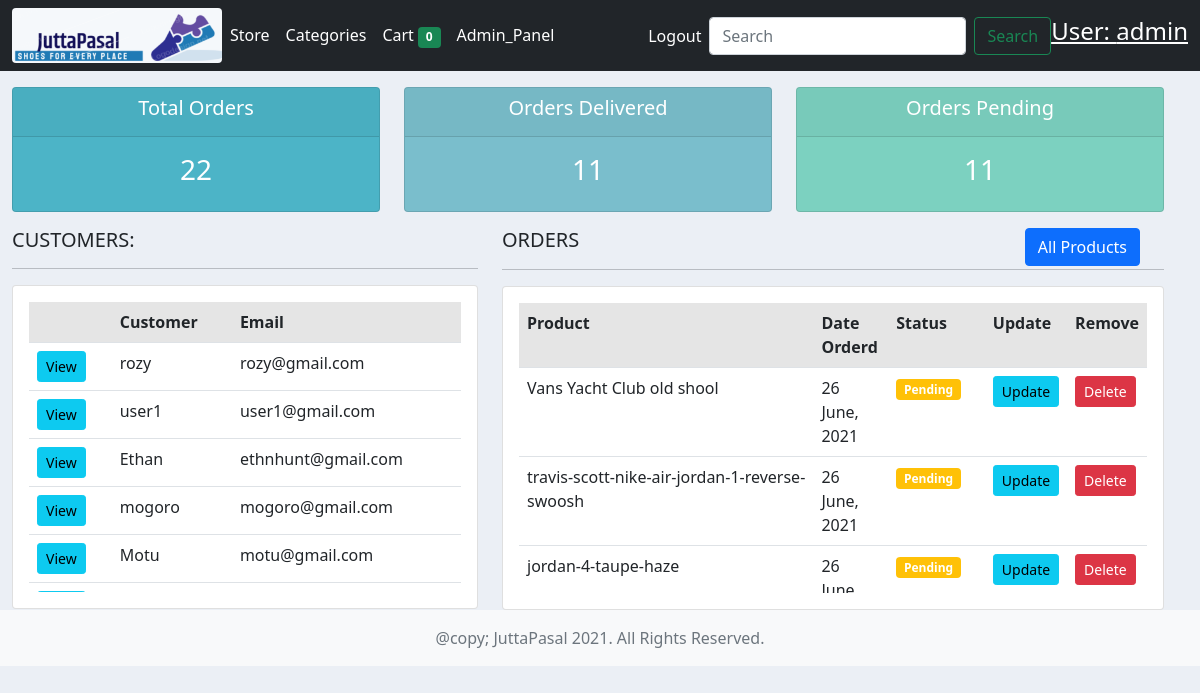
Page /admin-panel/ (signed in) on the committed database.
### store/models.py (models this page shows, shortened)
class Customer(models.Model):
    user = models.OneToOneField(User, on_delete=models.CASCADE)
    first_name = models.CharField(max_length=50)
    last_name = models.CharField(max_length=50)
    address = models.CharField(max_length=50, null=True, blank=True)
    phone = models.CharField(max_length=10)
    image = models.ImageField(upload_to='uploads/customer/', null=True, blank=True)

class Order(models.Model):
    product = models.ForeignKey(Product, on_delete=models.CASCADE)
    customer = models.ForeignKey(Customer, on_delete=models.CASCADE)
    quantity = models.IntegerField(default=1)
    price = models.IntegerField()
    address = models.CharField(max_length=50, default="", blank=True)
    phone = models.CharField(max_length=10, default="", blank=True)
    date = models.DateTimeField(auto_now_add=True)
    status = models.BooleanField(default=False)

class Product(models.Model):
    STOCK = (
        ("In Stock", "In Stock"),
        ("Out of Stock", "Out of Stock")
    )
    name = models.CharField(max_length=50)
    category = models.ForeignKey(Category, on_delete=models.CASCADE)
    price = models.IntegerField(default=0)
    description = models.CharField(max_length=300, default="", null=True, blank=True)
    image = models.ImageField(upload_to="uploads/products/")
    stock = models.CharField(max_length=20, choices=STOCK)
    qty = models.IntegerField(default=0)
    def __str__(self):
        return self.name

### store/views.py (the view)
# urls.py: path('admin-panel/', AdminPanelView.as_view(), name="adminpanel"),
class AdminPanelView(View):
    @method_decorator(admin_only_decorators)
    def get(self, request):
        orders = Order.objects.all().order_by("-date")
        delivered_orders = Order.objects.filter(status=True).count()
        pending_orders = Order.objects.filter(status=False).count()
        total_orders = orders.count()
        customers = Customer.objects.all().order_by('-id')
        context = {
            'orders': orders,
            'total_orders': total_orders,
            'delivered_orders': delivered_orders,
            'pending_orders': pending_orders,
            'customers': customers,
        }
        return render(request, 'store/admin/adminPanel.html', context)

### store/templatetags/check.py (called while the page is built)
@register.filter(name="check_admin")
def check_admin(groups):
    for group in groups:
        if "admin" == group.name:
            return True
    return False

### store/templates/store/admin/adminPanel.html (shortened to what this page needs)
{% extends 'base.html' %}
{% load humanize %}
{% block body %}
{% load cart %}
<div class="container-fluid mt-3">
  <div class="row">
    <br>
    {% include 'store/status.html' %}
    <div class="row">
      <div class="col-md-5">
        <h5>CUSTOMERS:</h5>
        <hr>
        <div class="card card-body">
          <div class="scrollable">
            <table class="table table-hover">
              <tr class="table-active">
                <th></th>
                <th>Customer</th>
                <th>Email</th>
              </tr>
              {% for customer in customers %}
              <tr>
                <td><a href="{% url 'customerfulldetail' customer.id %}" class="btn btn-info btn-sm">View</a></td>
                <td>{{customer.user.username}}</td>
                <td>{{customer.user.email}}</td>
              </tr>
              {% endfor %}
            </table>
          </div>
        </div>
      </div>
      <div class="col-md-7">
        <h5 style="display:  inline;">ORDERS</h5>
        <a style="display: inline; position: absolute; right: 60px;" href="{% url 'adminproducts'  %}"
          class="btn btn-primary mx-auto float-right">All Products</a>
        <hr>
        <div class="card card-body">
          <div class="scrollable table-responsive">
            <table class="table table-hover">
              <tr class="table-active">
                <th>Product</th>
                <th>Date Orderd</th>
                <th>Status</th>
                <th>Update</th>
                <th>Remove</th>
              </tr>
              {% for order in orders %}
              <tr>
                <td> {{order.product}} </td>
                <td>{{order.date|date:"j N, Y"}}</td>
                <td>
                  {% if order.status %}
                  <small class="badge bg-success">Completed</small>
                  {% else %}
                  <small class="badge bg-warning">Pending</small>
                  {% endif %}
                </td>
                <td><a href="{% url 'orderdetail' order.id %}" class="btn btn-info btn-sm">Update</a></td>
                <td>
                  <form action="{% url 'deleteorder' order.id %}" method='post'>
                    <input type="submit" value="Delete" class="btn btn-sm btn-danger">
                  </form>
                </td>
              </tr>
              {% endfor %}
            </table>
          </div>
        </div>
      </div>
    </div>
  </div>
</div>
{% endblock body %}

### templates/base.html (shortened to what this page needs)
<!doctype html>
{% load static %}
{% load check %}
<html lang="en">
<head>
  <link rel="stylesheet" type="text/css" href="{% static 'css/bootstrap.min.css' %}">
  <link rel="stylesheet" type="text/css" href="{% static 'css/main.css' %}">
</head>
<body>
  <nav class="navbar navbar-expand-lg navbar-dark bg-dark">
    <div class="container-fluid">
      <a href="{% url 'homepage'%}"><img class="rounded" src="{% static 'images/logo2 - Copy.png' %}" id='logo'></a>
      <div class="collapse navbar-collapse" id="navbarSupportedContent">
        <ul class="navbar-nav me-auto mb-2 mb-lg-0">
          <li class="nav-item">
            <a class="nav-link active" aria-current="page" href="{% url 'homepage' %}">Store</a>
          </li>
          <li class="nav-item">
            <a class="nav-link active" href="{% url 'allproduct' %}">Categories</a>
          </li>
          <li class="nav-item">
            <a class="nav-link active" aria-current="page" href="{% url 'cart' %}">
              Cart
              <small class="bg-success badge">{{request.session.cart.keys|length}}</small>
            </a>
          </li>
          {% if request.user.is_authenticated %}
            {% if request.user.groups.all|check_admin %}
            <li class="nav-item">
              <a class="nav-link active" aria-current="page" href="{% url 'adminpanel' %}">Admin_Panel</a>
            </li>
            {% endif %}
          {% endif %}
        </ul>
        <ul class="navbar-nav d-flex">
          {% if request.user.is_authenticated %}
            <li class="nav-item">
              <a class="nav-link active" aria-current="page" href="{% url 'logout' %}">Logout</a>
            </li>
          {% endif %}
          </ul>
          <form class="d-flex" method='GET' action="{% url 'searchproduct' %}">
            <input class="form-control me-2" type="search" name='keyword' placeholder="Search" aria-label="Search">
            <button class="btn btn-outline-success" type="submit">Search</button>
          </form>
          {% if request.user.is_authenticated %}
          <span class="h4 ml-3" style="color:white;"><u>User: {{request.user.username}}</u></span>
          {% endif %}
      </div>
    </div>
  </nav>
    {% block body %}
    {% endblock body %}
        <footer class="container-fluid footer mt-auto py-3 bg-light text-center text-muted"></footer>
</body>
</html>

### static/css/main.css (style rules this page uses)
body { background-color: #ebeff5; }
.scrollable { height: 290px; overflow: scroll; }

### templates/base.html (style rules this page uses)
#logo { height: 55px; width: 210px; }

### rows in the picture
Customer: user.username "rozy", user.email "rozy@gmail.com"
Customer: user.username "user1", user.email "user1@gmail.com"
Customer: user.username "Ethan", user.email "ethnhunt@gmail.com"
Customer: user.username "mogoro", user.email "mogoro@gmail.com"
Customer: user.username "Motu", user.email "motu@gmail.com"
Order: product "Vans Yacht Club old shool", date "26 June, 2021", status "Pending"
Order: product "travis-scott-nike-air-jordan-1-reverse-swoosh", date "26 June, 2021", status "Pending"
Order: product "jordan-4-taupe-haze", date "26…", status "Pending"

### other values in the picture
{{ request.session.cart.keys|length }} "0"
{{ request.user.username }} "admin"
{{ total_orders }} "22"
{{ delivered_orders }} "11"
{{ pending_orders }} "11"
